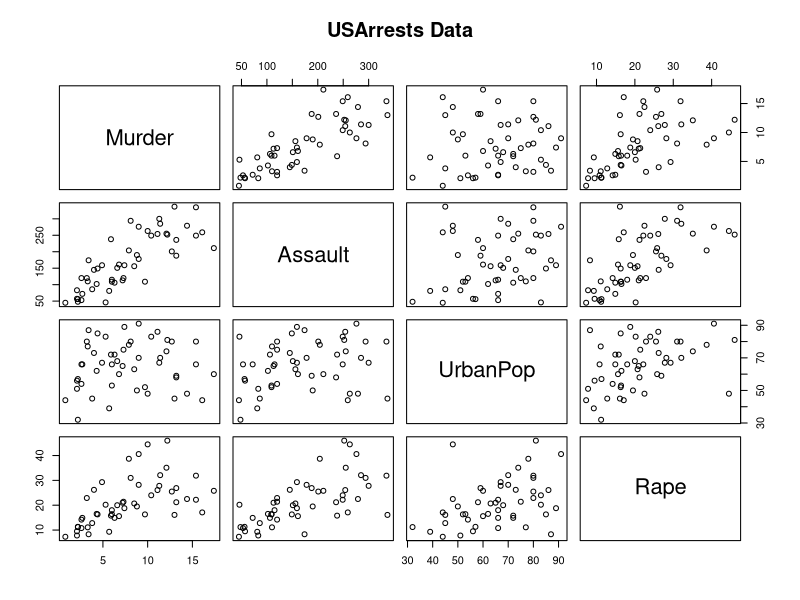
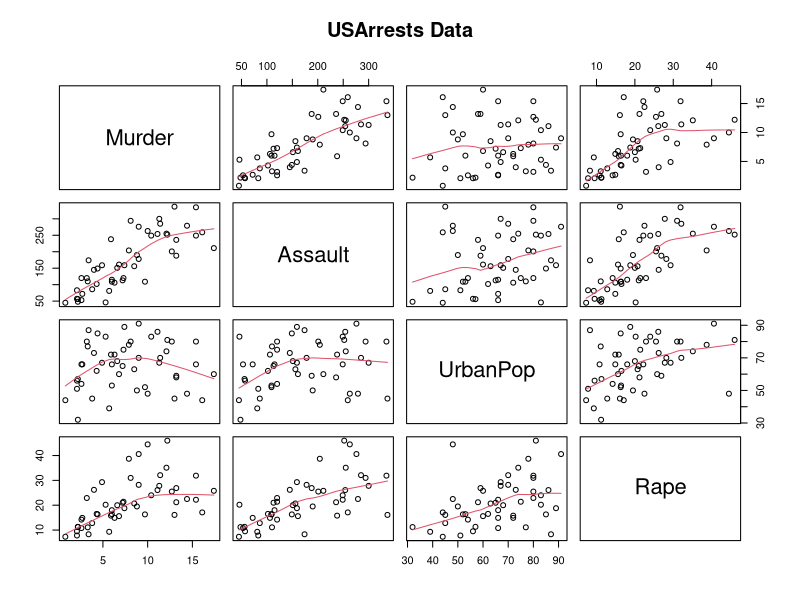
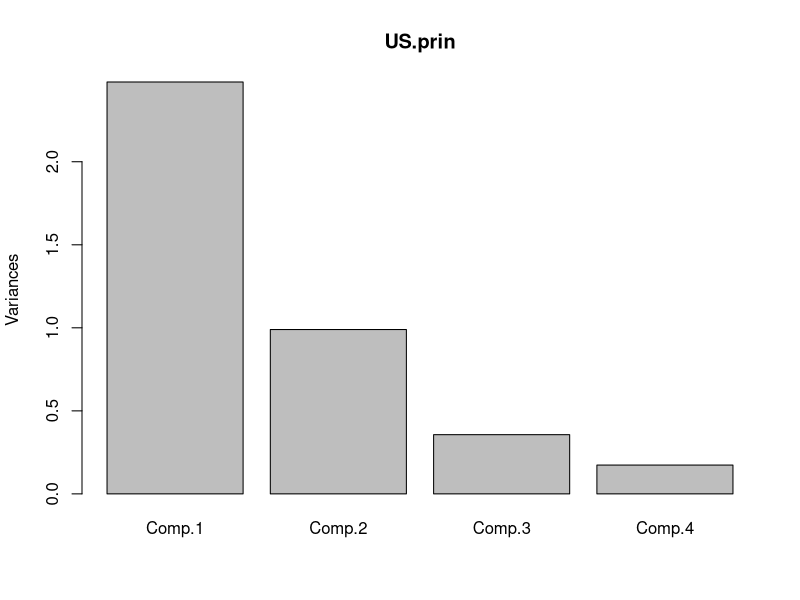
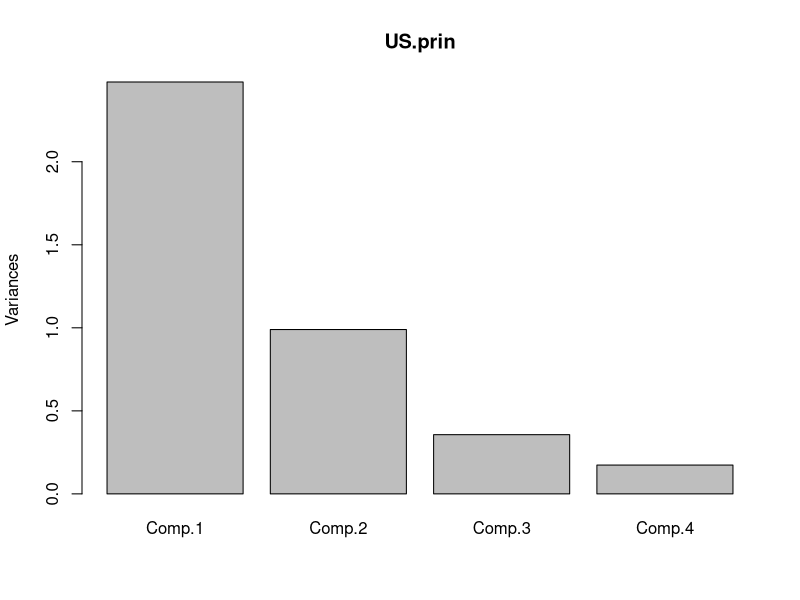
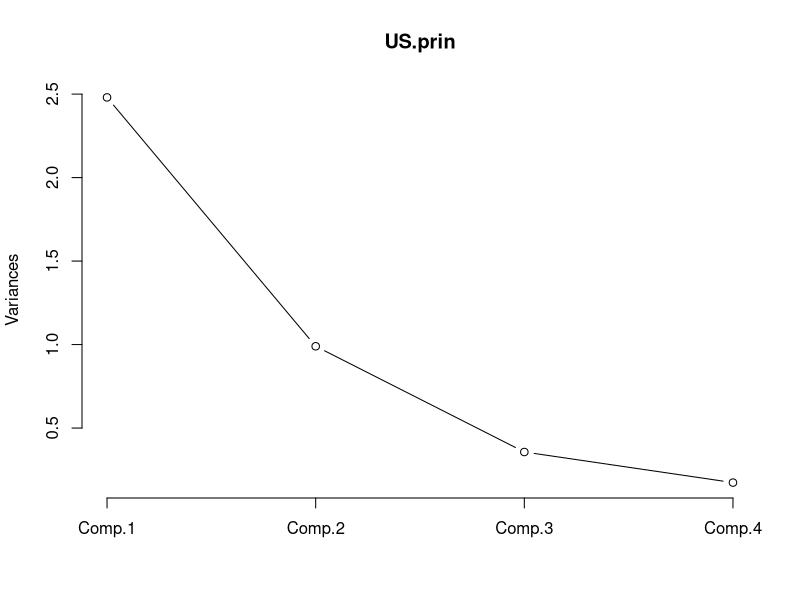
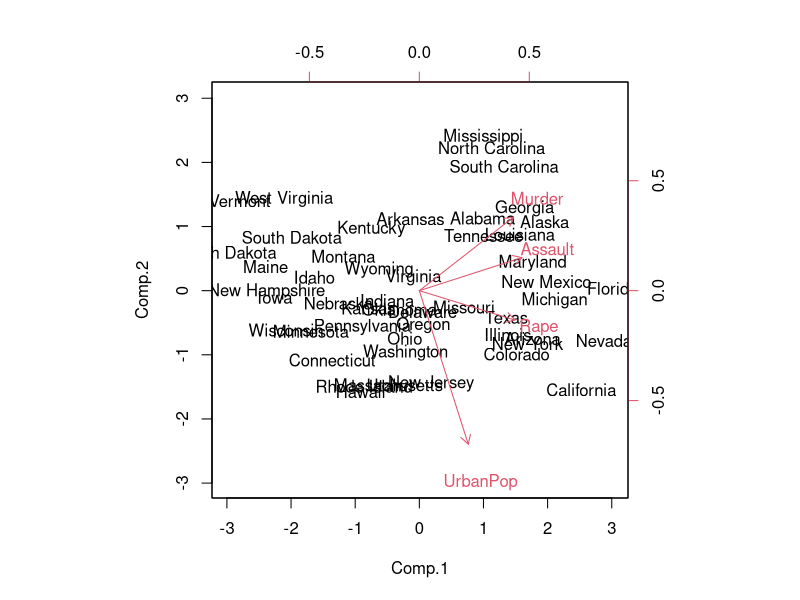
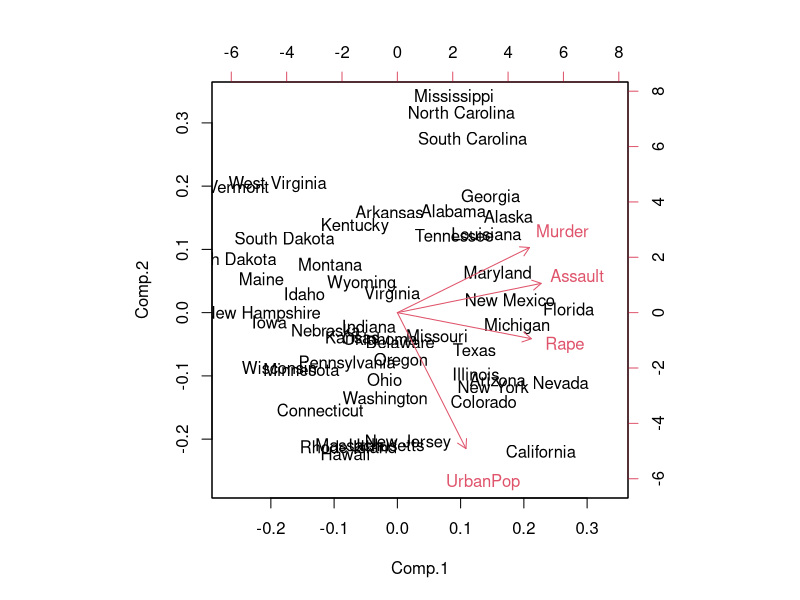
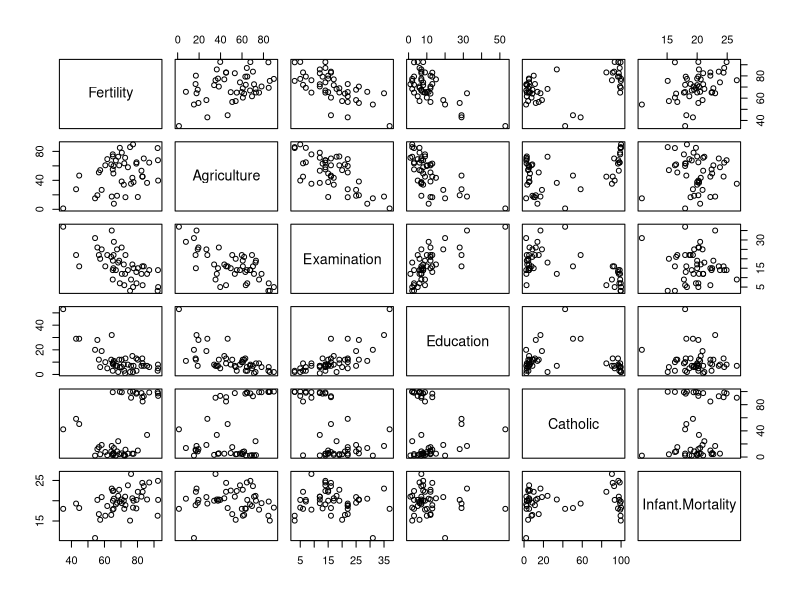

Reproduce these figures in R, in order.
# ADP 
# for 

for (year in c(2015:2018)){
  print(paste("The year is",year))
}

year = 2015 
while (year <= 2018){
  print(paste("The year is",year))
  # 여기까지만 쓰면 무한루프 
  # year += 1 doesn't work
  year = year + 1
}

# using 'break'
i = 0 
repeat{
  i = i +2 
  print(i)
  if(i>=10){
    break
  }
}
i

# using 'next' 
# print odd numbers
for (i in 1:10){
  if(i%%2 == 0){
    next
  }
  print(i)
}
i

# PCA
library(datasets)
data(USArrests)
str(USArrests)
summary(USArrests)
plot(USArrests, main = "USArrests Data")
cor(USArrests)
## pairs
pairs(USArrests, panel = panel.smooth, main = "USArrests Data")

# PCA - princomp 
US.prin = princomp(USArrests, cor = T)
US.prin
plot(US.prin)
screeplot(US.prin)
plot(US.prin, type = 'l')

# PCA - Loading 
US.prin$sdev
# str(US.prin) - 함부로 쓰지 말것. 어려움. 결과 더러움. 
US.prin$loadings
US.prin$center
US.prin$scale
US.prin$n.obs
US.prin$scores # 50 states result per comp. 1- 4 
US.prin$call

# textbook
US.prin$loadings
US.prin$scores

# PCA - Comp.1, 2 
biplot(US.prin, scale = 0) #z.std. 
biplot(US.prin)

# Factor Analysis - FA 
# swiss
data(swiss)
str(swiss)
plot(swiss)
summary(swiss)

# apply - apply (data, calculating direction, applying function)
Min = apply(swiss, 2, min)
Max = apply(swiss,2, max)
# regularization X normalization V
swiss_fa = scale(swiss, center = Min, scale = (Max-Min)) 
swiss_fa
plot(swiss_fa)
summary(swiss_fa)
cor(swiss_fa)
# factanal, varimax 
factanal(swiss_fa, factor = 3)
# factanal_3 = factanal(swiss_fa, factor = 3)
